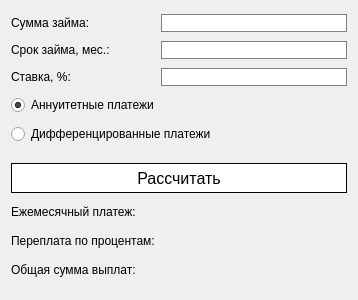
<?xml version="1.0" encoding="UTF-8"?>
<ui version="4.0">
 <class>Credit</class>
 <widget class="QWidget" name="Credit">
  <property name="geometry">
   <rect>
    <x>0</x>
    <y>0</y>
    <width>358</width>
    <height>300</height>
   </rect>
  </property>
  <property name="windowTitle">
   <string>Credit calculator</string>
  </property>
  <property name="styleSheet">
   <string notr="true">MainWindow {
	border-radius:0;
}

QPushButton {
	border-radius:0;
	background-color:white;
}

QPushButton::hover {
	background-color:rgb(245, 245, 245);
}

QPushButton::pressed {
	background-color:rgb(219, 229, 243);
}

QLineEdit {
	border-radius:0; 
	border:1px solid grey; 
}

QLineEdit::disabled {
	background-color:transparent; 	
}</string>
  </property>
  <layout class="QGridLayout" name="gridLayout">
   <item row="2" column="1">
    <widget class="QLineEdit" name="rateInput">
     <property name="alignment">
      <set>Qt::AlignRight|Qt::AlignTrailing|Qt::AlignVCenter</set>
     </property>
    </widget>
   </item>
   <item row="6" column="0" colspan="2">
    <widget class="QPushButton" name="calculateButton">
     <property name="minimumSize">
      <size>
       <width>0</width>
       <height>30</height>
      </size>
     </property>
     <property name="maximumSize">
      <size>
       <width>16777215</width>
       <height>30</height>
      </size>
     </property>
     <property name="font">
      <font>
       <pointsize>12</pointsize>
      </font>
     </property>
     <property name="focusPolicy">
      <enum>Qt::TabFocus</enum>
     </property>
     <property name="styleSheet">
      <string notr="true">QPushButton{
	border:1px solid black;
}

QPushButton::hover {
	background-color: rgb(189, 218, 255);
}

QPushButton::pressed {
	background-color:rgb(219, 229, 243);
}</string>
     </property>
     <property name="text">
      <string>Рассчитать</string>
     </property>
    </widget>
   </item>
   <item row="2" column="0">
    <widget class="QLabel" name="label_2">
     <property name="text">
      <string>Ставка, %:</string>
     </property>
    </widget>
   </item>
   <item row="8" column="1">
    <widget class="QLineEdit" name="overpayRes">
     <property name="font">
      <font>
       <family>Arial</family>
       <pointsize>11</pointsize>
       <weight>75</weight>
       <bold>true</bold>
      </font>
     </property>
     <property name="cursor">
      <cursorShape>ArrowCursor</cursorShape>
     </property>
     <property name="focusPolicy">
      <enum>Qt::NoFocus</enum>
     </property>
     <property name="styleSheet">
      <string notr="true">QLineEdit {
	border:none;
	background-color: transparent;
}</string>
     </property>
     <property name="alignment">
      <set>Qt::AlignRight|Qt::AlignTrailing|Qt::AlignVCenter</set>
     </property>
    </widget>
   </item>
   <item row="7" column="0">
    <widget class="QLabel" name="label_4">
     <property name="text">
      <string>Ежемесячный платеж:</string>
     </property>
    </widget>
   </item>
   <item row="0" column="1">
    <widget class="QLineEdit" name="loanAmountInput">
     <property name="alignment">
      <set>Qt::AlignRight|Qt::AlignTrailing|Qt::AlignVCenter</set>
     </property>
    </widget>
   </item>
   <item row="0" column="0">
    <widget class="QLabel" name="label">
     <property name="text">
      <string>Сумма займа:</string>
     </property>
    </widget>
   </item>
   <item row="7" column="1">
    <widget class="QLineEdit" name="payRes">
     <property name="font">
      <font>
       <family>Arial</family>
       <pointsize>11</pointsize>
       <weight>75</weight>
       <bold>true</bold>
      </font>
     </property>
     <property name="cursor">
      <cursorShape>ArrowCursor</cursorShape>
     </property>
     <property name="focusPolicy">
      <enum>Qt::NoFocus</enum>
     </property>
     <property name="styleSheet">
      <string notr="true">QLineEdit {
	border:none;
	background-color: transparent;
}</string>
     </property>
     <property name="alignment">
      <set>Qt::AlignRight|Qt::AlignTrailing|Qt::AlignVCenter</set>
     </property>
    </widget>
   </item>
   <item row="1" column="0">
    <widget class="QLabel" name="label_3">
     <property name="text">
      <string>Срок займа, мес.:</string>
     </property>
    </widget>
   </item>
   <item row="1" column="1">
    <widget class="QLineEdit" name="timeInput">
     <property name="alignment">
      <set>Qt::AlignRight|Qt::AlignTrailing|Qt::AlignVCenter</set>
     </property>
    </widget>
   </item>
   <item row="5" column="1">
    <spacer name="verticalSpacer">
     <property name="orientation">
      <enum>Qt::Vertical</enum>
     </property>
     <property name="sizeType">
      <enum>QSizePolicy::Minimum</enum>
     </property>
     <property name="sizeHint" stdset="0">
      <size>
       <width>20</width>
       <height>10</height>
      </size>
     </property>
    </spacer>
   </item>
   <item row="9" column="0">
    <widget class="QLabel" name="label_6">
     <property name="text">
      <string>Общая сумма выплат:</string>
     </property>
    </widget>
   </item>
   <item row="8" column="0">
    <widget class="QLabel" name="label_5">
     <property name="text">
      <string>Переплата по процентам:</string>
     </property>
    </widget>
   </item>
   <item row="9" column="1">
    <widget class="QLineEdit" name="totalPayRes">
     <property name="font">
      <font>
       <family>Arial</family>
       <pointsize>11</pointsize>
       <weight>75</weight>
       <bold>true</bold>
      </font>
     </property>
     <property name="cursor">
      <cursorShape>ArrowCursor</cursorShape>
     </property>
     <property name="focusPolicy">
      <enum>Qt::NoFocus</enum>
     </property>
     <property name="styleSheet">
      <string notr="true">QLineEdit {
	border:none;
	background-color: transparent;
}</string>
     </property>
     <property name="alignment">
      <set>Qt::AlignRight|Qt::AlignTrailing|Qt::AlignVCenter</set>
     </property>
    </widget>
   </item>
   <item row="3" column="0" colspan="2">
    <widget class="QRadioButton" name="equalRBtn">
     <property name="text">
      <string>Аннуитетные платежи</string>
     </property>
     <property name="checked">
      <bool>true</bool>
     </property>
    </widget>
   </item>
   <item row="4" column="0" colspan="2">
    <widget class="QRadioButton" name="differentRBtn">
     <property name="text">
      <string>Дифференцированные платежи</string>
     </property>
    </widget>
   </item>
  </layout>
 </widget>
 <tabstops>
  <tabstop>loanAmountInput</tabstop>
  <tabstop>timeInput</tabstop>
  <tabstop>rateInput</tabstop>
  <tabstop>equalRBtn</tabstop>
  <tabstop>differentRBtn</tabstop>
  <tabstop>calculateButton</tabstop>
 </tabstops>
 <resources/>
 <connections/>
</ui>
